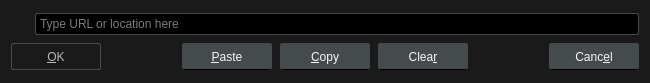
<?xml version="1.0" encoding="UTF-8"?>
<ui version="4.0">
 <class>LocationDialog</class>
 <widget class="QDialog" name="LocationDialog">
  <property name="geometry">
   <rect>
    <x>0</x>
    <y>0</y>
    <width>650</width>
    <height>83</height>
   </rect>
  </property>
  <property name="windowTitle">
   <string>Open Location</string>
  </property>
  <property name="styleSheet">
   <string notr="true">QWidget {
	font: 12px &quot;Noto Sans&quot;, &quot;FreeSans&quot;;
	background: #1A1A1A;
	color: whitesmoke;
}

/* QLineEdit */

QLineEdit {
	background: black;
	border: 1px solid #454A4D;
	border-radius: 2px;
	padding: 2px;
}
QLineEdit:focus {
	border: 1px solid #80CBC4;
}

/* QPushButton */

QPushButton {
	background: #454A4D;
	border: 1px solid #454A4D;
	border-bottom: 1px solid black;
	border-radius: 2px;
	color: whitesmoke;
	min-width: 76px;
	min-height: 17px;
	padding: 4px 6px;
}
QPushButton:focus {
	border: 1px solid #80CBC4;
	outline: none;
}
QPushButton:pressed {
	background: #2E3133;
}
QPushButton:disabled {
	background: transparent;
	border: 1px solid #454A4D;
	color: #B8B8B8;
}</string>
  </property>
  <layout class="QVBoxLayout" name="verticalLayout">
   <item>
    <layout class="QHBoxLayout" name="horizontalLayout_2">
     <property name="spacing">
      <number>8</number>
     </property>
     <item>
      <widget class="QLabel" name="validEntryLabel">
       <property name="minimumSize">
        <size>
         <width>16</width>
         <height>16</height>
        </size>
       </property>
       <property name="pixmap">
        <pixmap resource="../rsclist.qrc">:/img/not_exists.svg</pixmap>
       </property>
       <property name="alignment">
        <set>Qt::AlignCenter</set>
       </property>
      </widget>
     </item>
     <item>
      <widget class="QLineEdit" name="urlEdit">
       <property name="placeholderText">
        <string>Type URL or location here</string>
       </property>
       <property name="clearButtonEnabled">
        <bool>true</bool>
       </property>
      </widget>
     </item>
    </layout>
   </item>
   <item>
    <layout class="QHBoxLayout" name="horizontalLayout">
     <property name="spacing">
      <number>8</number>
     </property>
     <item>
      <widget class="QPushButton" name="okButton">
       <property name="enabled">
        <bool>false</bool>
       </property>
       <property name="sizePolicy">
        <sizepolicy hsizetype="Fixed" vsizetype="Minimum">
         <horstretch>0</horstretch>
         <verstretch>0</verstretch>
        </sizepolicy>
       </property>
       <property name="text">
        <string>&amp;OK</string>
       </property>
       <property name="default">
        <bool>true</bool>
       </property>
      </widget>
     </item>
     <item>
      <spacer name="horizontalSpacer">
       <property name="orientation">
        <enum>Qt::Horizontal</enum>
       </property>
       <property name="sizeHint" stdset="0">
        <size>
         <width>40</width>
         <height>20</height>
        </size>
       </property>
      </spacer>
     </item>
     <item>
      <widget class="QPushButton" name="pasteButton">
       <property name="sizePolicy">
        <sizepolicy hsizetype="Fixed" vsizetype="Fixed">
         <horstretch>0</horstretch>
         <verstretch>0</verstretch>
        </sizepolicy>
       </property>
       <property name="text">
        <string>&amp;Paste</string>
       </property>
       <property name="autoDefault">
        <bool>false</bool>
       </property>
      </widget>
     </item>
     <item>
      <widget class="QPushButton" name="copyButton">
       <property name="sizePolicy">
        <sizepolicy hsizetype="Fixed" vsizetype="Fixed">
         <horstretch>0</horstretch>
         <verstretch>0</verstretch>
        </sizepolicy>
       </property>
       <property name="text">
        <string>&amp;Copy</string>
       </property>
       <property name="autoDefault">
        <bool>false</bool>
       </property>
      </widget>
     </item>
     <item>
      <widget class="QPushButton" name="clearButton">
       <property name="sizePolicy">
        <sizepolicy hsizetype="Fixed" vsizetype="Fixed">
         <horstretch>0</horstretch>
         <verstretch>0</verstretch>
        </sizepolicy>
       </property>
       <property name="text">
        <string>Clea&amp;r</string>
       </property>
       <property name="autoDefault">
        <bool>false</bool>
       </property>
      </widget>
     </item>
     <item>
      <spacer name="horizontalSpacer_2">
       <property name="orientation">
        <enum>Qt::Horizontal</enum>
       </property>
       <property name="sizeHint" stdset="0">
        <size>
         <width>40</width>
         <height>20</height>
        </size>
       </property>
      </spacer>
     </item>
     <item>
      <widget class="QPushButton" name="cancelButton">
       <property name="sizePolicy">
        <sizepolicy hsizetype="Fixed" vsizetype="Fixed">
         <horstretch>0</horstretch>
         <verstretch>0</verstretch>
        </sizepolicy>
       </property>
       <property name="text">
        <string>Canc&amp;el</string>
       </property>
       <property name="autoDefault">
        <bool>false</bool>
       </property>
      </widget>
     </item>
    </layout>
   </item>
  </layout>
 </widget>
 <resources>
  <include location="../rsclist.qrc"/>
 </resources>
 <connections/>
</ui>
